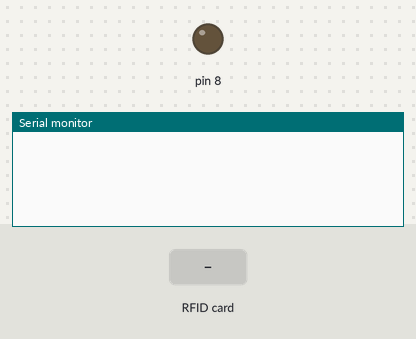
Bench run of a sketch on a simulated Arduino Uno, built with avr-gcc and run on an emulated ATmega328P. Shown: output pins drawn as LEDs (lit = HIGH), the last lines printed to the serial monitor. The inputs (shaded band) are chosen by the test bench. WiFi joins after 1.5 s; servers stay silent unless stated; uploads are accepted with an empty reply.

Above: at 2.7 s.
2.8 s: RFID card 5E 7A 19 C4 held to the reader
At 2.96 s:
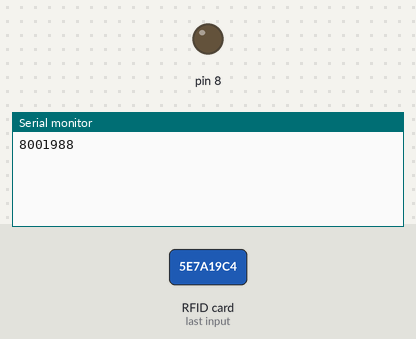
At 3.5 s:
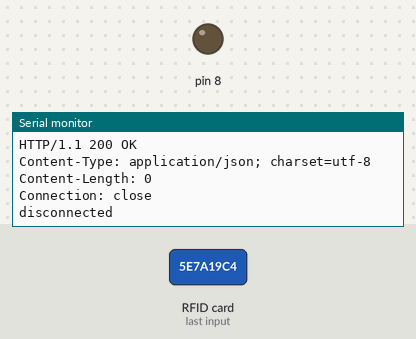

Measured:
- after the input at 2.8 s, the serial monitor: prints a new line at once (image 1)

The sketch:

arduinowigan.ino
```cpp
#include <Wiegand.h>
#include <SPI.h>
#include <Ethernet.h>
WIEGAND wg;
// replace the MAC address below by the MAC address printed on a sticker on the Arduino Shield 2
byte mac[] = { 0xDE, 0xAD, 0xBE, 0xEF, 0xFE, 0xED };

EthernetClient client;

int    HTTP_PORT   = 8000;
String HTTP_METHOD = "GET";
char   HOST_NAME[] = "192.168.58.124"; // change to your PC's IP address
String PATH_NAME   = "/";
String queryString = "?rfid=";

void setup() {
  Serial.begin(9600);
  wg.begin();
  pinMode(8, OUTPUT);
  // initialize the Ethernet shield using DHCP:
  if (Ethernet.begin(mac) == 0) {
    Serial.println("Failed to obtaining an IP address using DHCP");
    while (true);
  }

  // connect to web server on port 80:

}

void loop() {
  if (wg.available())
  {
    String data = String(wg.getCode());
    Serial.println(data);
    if (client.connect(HOST_NAME, HTTP_PORT)) {
      // if connected:
      Serial.println("Connected to server");
      // make a HTTP request:
      // send HTTP header
      client.println(HTTP_METHOD + " " + PATH_NAME + queryString + data + " HTTP/1.1");
      client.println("Host: " + String(HOST_NAME));
      client.println("Connection: close");
      client.println(); // end HTTP header

      while (client.connected()) {
        if (client.available()) {
          // read an incoming byte from the server and print it to serial monitor:
          char c = client.read();
          Serial.print(c);
          if (c == '1') {
            digitalWrite(8, HIGH);
          }
          else {
            digitalWrite(8, LOW);
          }

        }
      }

      // the server's disconnected, stop the client:
      client.stop();
      Serial.println();
      Serial.println("disconnected");
    } else {// if not connected:
      Serial.println("connection failed");
    }
  }
}
```
